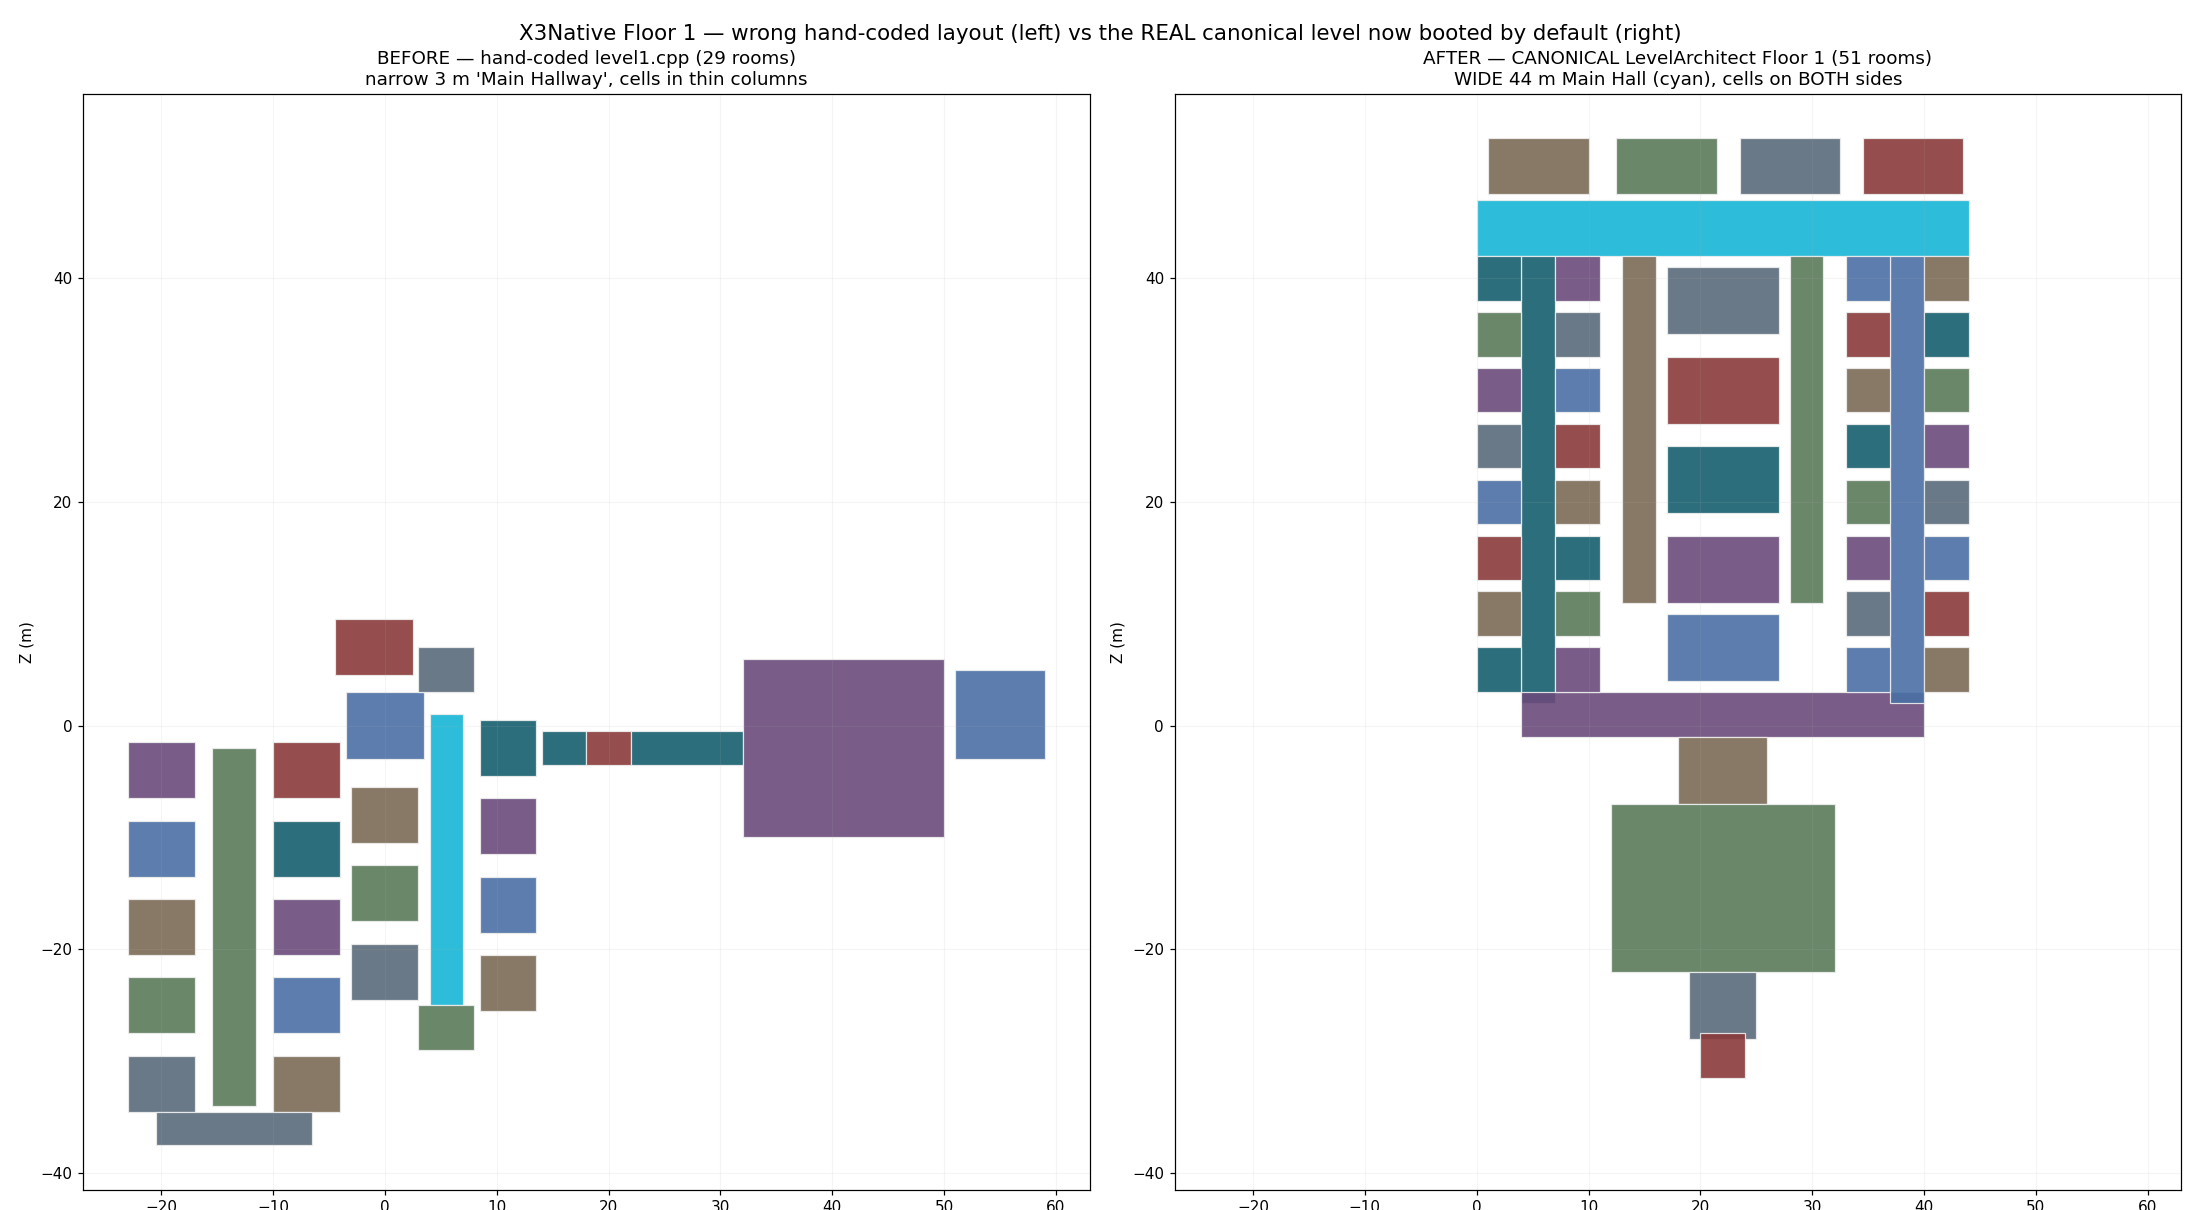

This chart was generated by the following Python code:
"""BEFORE/AFTER Floor-1 plan proof for the canonical-level swap.

LEFT  = the OLD hand-coded level1.cpp kDetention table (29 rooms, 3 m-wide
        "Main Hallway", cells crammed in narrow columns) — the WRONG in-game layout.
RIGHT = the CANONICAL LevelArchitect Floor 1 (53 rooms, 44 m-wide Main Hall, cells
        on BOTH sides), parsed from the SAME JSON the engine now boots by default:
        assets/levels/EscapeLab48_AllFloors_v2.project.json.

Top-down; X east (right), +Z up. Deep underground rooms (y<-50) dropped (they'd
stamp on top of the surface facility in a flattened plan).
Usage: python tools/floorplan_before_after.py
Writes: tools/floorplan_before_after.png
"""
import json, os, re
import matplotlib; matplotlib.use("Agg")
import matplotlib.pyplot as plt, matplotlib.patches as mp

HERE = os.path.dirname(os.path.abspath(__file__))
REPO = os.path.dirname(HERE)

# ---- RIGHT: canonical 53-room Floor 1 (the JSON the engine now boots) -------------
CANON = os.path.join(REPO, "assets", "levels", "EscapeLab48_AllFloors_v2.project.json")
cj = json.load(open(CANON, encoding="utf-8"))
f1 = cj["floors"]["1"]
canon_rooms = [r for r in f1["rooms"] if r.get("y", 0) >= -50]
canon_drop = len(f1["rooms"]) - len(canon_rooms)

# ---- LEFT: the OLD kDetention[] table, scraped straight out of level1.cpp ----------
src = open(os.path.join(REPO, "app", "level1.cpp"), encoding="utf-8").read()
blk = src[src.index("kDetention[] = {"):]
blk = blk[:blk.index("};")]
old_rooms = []
row = re.compile(r'\{\s*"([^"]+)",\s*([-\d.f]+),\s*([-\d.f]+),\s*([-\d.f]+),\s*([-\d.f]+),\s*([-\d.f]+),\s*([-\d.f]+)')
for m in row.finditer(blk):
    name = m.group(1)
    cx, cz, fy, w, h, d = (float(g.rstrip("f")) for g in m.groups()[1:])
    old_rooms.append({"n": name, "x": cx, "z": cz, "w": w, "d": d, "fy": fy})

def draw(ax, rooms, title, hallname_substr):
    pal = ["#4a6fa5","#7b6b55","#5a7a5a","#5a6a7a","#8a3a3a","#155e6e","#6a4a7a"]
    for i, r in enumerate(rooms):
        x, z, w, d = r["x"], r["z"], r["w"], r["d"]
        # highlight the hall in cyan so the WIDTH contrast is obvious
        is_hall = hallname_substr.lower() in r["n"].lower()
        fc = "#16b6d6" if is_hall else pal[i % len(pal)]
        ax.add_patch(mp.Rectangle((x-w/2, z-d/2), w, d, facecolor=fc,
                                  edgecolor="#eee", lw=0.8, alpha=0.9))
    ax.set_aspect("equal"); ax.grid(True, alpha=.12)
    ax.set_title(title, fontsize=12)
    ax.set_xlabel("X east (m)"); ax.set_ylabel("Z (m)")

fig, (a0, a1) = plt.subplots(1, 2, figsize=(20, 11))
draw(a0, old_rooms,
     f"BEFORE — hand-coded level1.cpp ({len(old_rooms)} rooms)\nnarrow 3 m 'Main Hallway', cells in thin columns",
     "Main Hallway")
draw(a1, canon_rooms,
     f"AFTER — CANONICAL LevelArchitect Floor 1 ({len(canon_rooms)} rooms)\nWIDE 44 m Main Hall (cyan), cells on BOTH sides",
     "Main Hall")
# shared axis scale so the size difference is HONEST
allx = [r["x"]+s*r["w"]/2 for rms in (old_rooms, canon_rooms) for r in rms for s in (-1,1)]
allz = [r["z"]+s*r["d"]/2 for rms in (old_rooms, canon_rooms) for r in rms for s in (-1,1)]
for ax in (a0, a1):
    ax.set_xlim(min(allx)-4, max(allx)+4); ax.set_ylim(min(allz)-4, max(allz)+4)
fig.suptitle("X3Native Floor 1 — wrong hand-coded layout (left) vs the REAL canonical level now booted by default (right)",
             fontsize=14)
out = os.path.join(HERE, "floorplan_before_after.png")
plt.tight_layout(rect=[0,0,1,0.97]); plt.savefig(out, dpi=110)
print("wrote", out)
print(f"BEFORE rooms={len(old_rooms)}  AFTER rooms={len(canon_rooms)} (dropped {canon_drop} deep)")
# report hall widths
oh = next((r for r in old_rooms if "main hall" in r["n"].lower()), None)
ch = next((r for r in canon_rooms if r["n"]=="Main Hall"), None)
if oh: print(f"BEFORE Main Hallway: w={oh['w']} d={oh['d']}")
if ch: print(f"AFTER  Main Hall:    w={ch['w']} d={ch['d']}")
